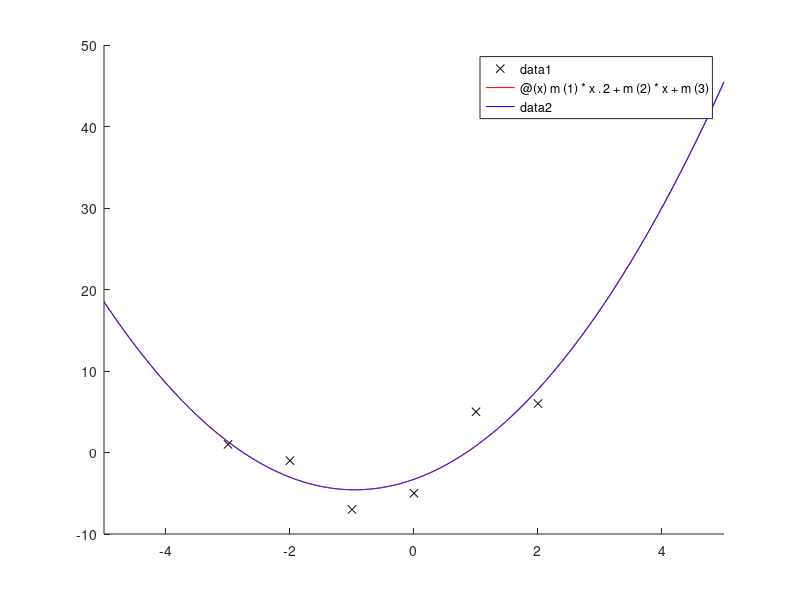

This chart was generated by the following MATLAB code:
% Tekijä Konsta Keski-Mattinen 2021:09:08
clear
close all

x = [-3; -2; -1; 0; 1; 2];
y = [1; -1; -7; -5; 5; 6];
x2 = x.^2;
one = ones(6,1);

% x^2+x+c=y
A = [x2, x, one];

m = A\y
fit1 = @(x) m(1)*x.^2+m(2)*x+m(3);

m2 = polyfit(x, y, 2);
fit2 = @(x) m2(1)*x.^2+m2(2)*x+m2(3);

hold on
plot(x, y, 'kx')
fplot(fit1, 'r')
fplot(fit2, 'b')